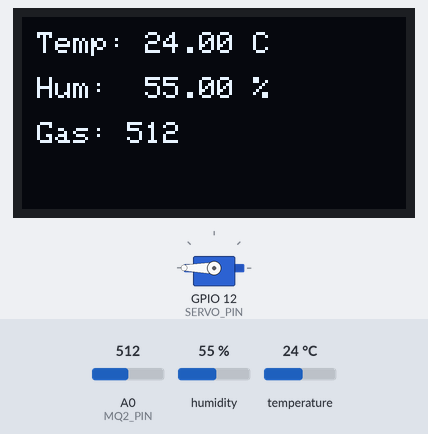
Bench run of a sketch on a simulated ESP8266 (NodeMCU). On the bench: servo, 128×64 one-colour display. Inputs (shaded band) come from the test bench; at power-on: humidity 55 %, A0 (MQ2_PIN) = 512, temperature 24 °C. WiFi joins after 1.5 s; servers stay silent unless stated; no MQTT or app messages arrive unless stated; what the sketch prints to the serial monitor is not drawn.

Above: at 5.6 s.
5.7 s: humidity set to 22 %
At 10.5 s:
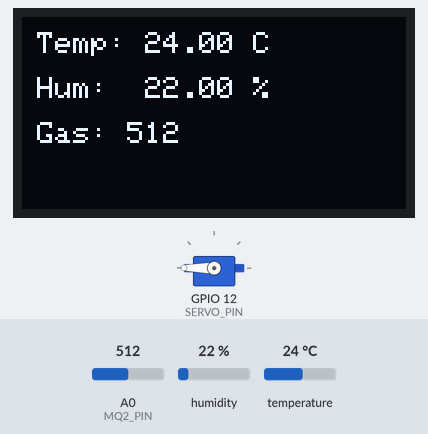
11.5 s: A0 (MQ2_PIN) set to 12
At 15.5 s:
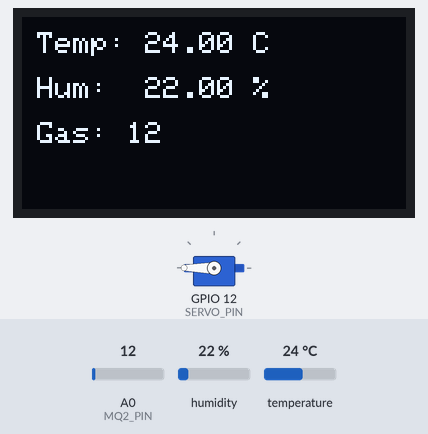
16.5 s: A0 (MQ2_PIN) set to 9
At 20.6 s:
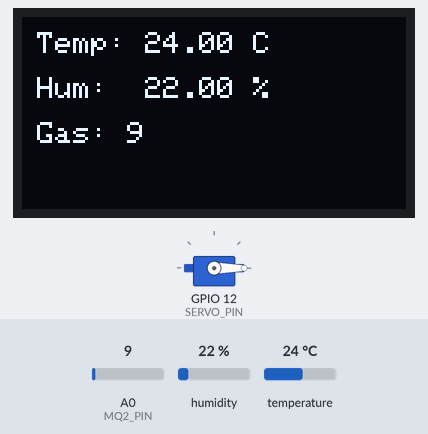
21.5 s: temperature set to 12 °C
At 25.6 s:
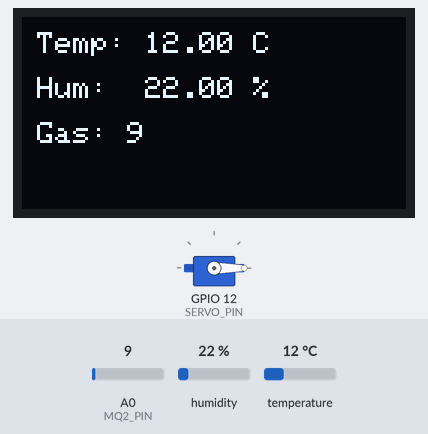
28.0 s: humidity set to 40 %
At 30.7 s:
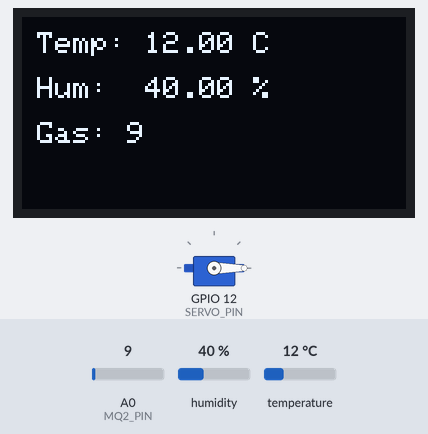
Timing chart, 0 to 32.2 s (numbered marks = the images above; inputs shaded):
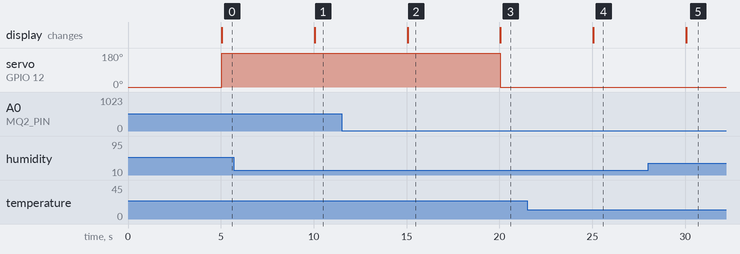

Measured:
- the behaviour switches between 11 and 10 on A0 (MQ2_PIN) (found by bisection; images 2 and 3)
- after the input at 5.7 s, the display: changes after 4.4 s (image 1)
- after the input at 11.5 s, the display: changes after 3.6 s (image 2)
- after the input at 16.5 s, servo on GPIO 12 (SERVO_PIN): 180° → 0° after 3.6 s; the display: changes after 3.6 s (image 3)
- after the input at 21.5 s, the display: changes after 3.6 s (image 4)
- after the input at 28.0 s, the display: changes after 2.1 s (image 5)

The sketch:

arduino_code.ino
```cpp
#include <Wire.h>            // I2C communication
#include <Adafruit_GFX.h>    // OLED graphics library
#include <Adafruit_SSD1306.h> // OLED driver
#include <DHT.h>             // DHT sensor library
#include <Servo.h>           // Servo motor library
#include <ESP8266WiFi.h>     // WiFi library
#include <WiFiClientSecure.h>
#include <PubSubClient.h>
#include <ArduinoJson.h>

// OLED display settings
#define SCREEN_WIDTH 128
#define SCREEN_HEIGHT 64
#define OLED_RESET    -1
#define SCREEN_ADDRESS 0x3C
Adafruit_SSD1306 display(SCREEN_WIDTH, SCREEN_HEIGHT, &Wire, OLED_RESET);

// DHT Sensor settings
#define DHTPIN 2              // GPIO2 (D4 on NodeMCU)
#define DHTTYPE DHT11         // Change to DHT22 if needed
DHT dht(DHTPIN, DHTTYPE);

// MQ2 Gas Sensor settings
#define MQ2_PIN A0            // Analog pin A0

// Servo Motor settings
#define SERVO_PIN 12          // GPIO12 (D6)
Servo myServo;               // Create Servo object

// WiFi credentials
const char WIFI_SSID[] = "Wan";
const char WIFI_PASSWORD[] = "kannan03";

// AWS IoT Core credentials
const char THINGNAME[] = "ESP32_DHT11";
const char MQTT_HOST[] = "a27wav9oqf0gk0-ats.iot.us-east-2.amazonaws.com";

// MQTT topics
const char AWS_IOT_PUBLISH_TOPIC[] = "esp32/pub";
const char AWS_IOT_SUBSCRIBE_TOPIC[] = "esp32/sub";

// AWS IoT Certificates (Replace with your own)
const char AWS_CERT_CA[] PROGMEM = R"EOF(
-----BEGIN CERTIFICATE-----
MIIDQTCCAimgAwIBAgITBmyfz5m/jAo54vB4ikPmljZbyjANBgkqhkiG9w0BAQsF
ADA5MQswCQYDVQQGEwJVUzEPMA0GA1UEChMGQW1hem9uMRkwFwYDVQQDExBBbWF6
b24gUm9vdCBDQSAxMB4XDTE1MDUyNjAwMDAwMFoXDTM4MDExNzAwMDAwMFowOTEL
MAkGA1UEBhMCVVMxDzANBgNVBAoTBkFtYXpvbjEZMBcGA1UEAxMQQW1hem9uIFJv
b3QgQ0EgMTCCASIwDQYJKoZIhvcNAQEBBQADggEPADCCAQoCggEBALJ4gHHKeNXj
ca9HgFB0fW7Y14h29Jlo91ghYPl0hAEvrAIthtOgQ3pOsqTQNroBvo3bSMgHFzZM
9O6II8c+6zf1tRn4SWiw3te5djgdYZ6k/oI2peVKVuRF4fn9tBb6dNqcmzU5L/qw
IFAGbHrQgLKm+a/sRxmPUDgH3KKHOVj4utWp+UhnMJbulHheb4mjUcAwhmahRWa6
VOujw5H5SNz/0egwLX0tdHA114gk957EWW67c4cX8jJGKLhD+rcdqsq08p8kDi1L
93FcXmn/6pUCyziKrlA4b9v7LWIbxcceVOF34GfID5yHI9Y/QCB/IIDEgEw+OyQm
jgSubJrIqg0CAwEAAaNCMEAwDwYDVR0TAQH/BAUwAwEB/zAOBgNVHQ8BAf8EBAMC
AYYwHQYDVR0OBBYEFIQYzIU07LwMlJQuCFmcx7IQTgoIMA0GCSqGSIb3DQEBCwUA
A4IBAQCY8jdaQZChGsV2USggNiMOruYou6r4lK5IpDB/G/wkjUu0yKGX9rbxenDI
U5PMCCjjmCXPI6T53iHTfIUJrU6adTrCC2qJeHZERxhlbI1Bjjt/msv0tadQ1wUs
N+gDS63pYaACbvXy8MWy7Vu33PqUXHeeE6V/Uq2V8viTO96LXFvKWlJbYK8U90vv
o/ufQJVtMVT8QtPHRh8jrdkPSHCa2XV4cdFyQzR1bldZwgJcJmApzyMZFo6IQ6XU
5MsI+yMRQ+hDKXJioaldXgjUkK642M4UwtBV8ob2xJNDd2ZhwLnoQdeXeGADbkpy
rqXRfboQnoZsG4q5WTP468SQvvG5
-----END CERTIFICATE-----
)EOF";

const char AWS_CERT_CRT[] PROGMEM = R"EOF(
-----BEGIN CERTIFICATE-----
MIIDWjCCAkKgAwIBAgIVAJ+pGD4B5k02LRAxc5fm0AJxiLb8MA0GCSqGSIb3DQEB
CwUAME0xSzBJBgNVBAsMQkFtYXpvbiBXZWIgU2VydmljZXMgTz1BbWF6b24uY29t
IEluYy4gTD1TZWF0dGxlIFNUPVdhc2hpbmd0b24gQz1VUzAeFw0yNTAzMjAwNTA2
MDZaFw00OTEyMzEyMzU5NTlaMB4xHDAaBgNVBAMME0FXUyBJb1QgQ2VydGlmaWNh
dGUwggEiMA0GCSqGSIb3DQEBAQUAA4IBDwAwggEKAoIBAQDJHwI0I57DN009Xu61
oAhfdc4TLuOnjt7Q7rCLSj0QUSScQqAAhO1p3DqKBt5ZFgjJzTtwDT+4YVVO6+0i
nlX/79mrg7uUUfmai47VkHGavvYiqBWZc1YUuzpcD/QXtehDGlPpO+eQx+/2tOSf
Po9RxvzztQNzymsxJAcrJ27hHpuATDX9nRPXfBVB5YRjLwMlP6clhTXwYTWstPtw
XhX8qkBR55pAGsuvk12WHkZNydEKYqVpK3Xv15djeKK45rXCgDvUXsObO+kKNek/
vsTsRwDrFvSx0vYvH+/5VmX/uy45RyR1u+JsNS184h0eMv8ANgcgVit4bQM2vwIh
zihpAgMBAAGjYDBeMB8GA1UdIwQYMBaAFB5OdfEv8bfnAbtWIsot7VCusNVwMB0G
A1UdDgQWBBTTFX/91M6INSMM+gSK2SRth+QoWzAMBgNVHRMBAf8EAjAAMA4GA1Ud
DwEB/wQEAwIHgDANBgkqhkiG9w0BAQsFAAOCAQEAL1Bc+oCaSEcn17PH+yv5p8Yi
Ig2K+lKYSQa6JaSoJjttxnRc0crbN6tvJhA2srDvUu5/dXr2Hiv+uk5xCeKm9Yl/
cJBgzO2qzJlOIXMgjuamllwaFvRPrXC41BPwejBo1m8B93EEbwE6tAW0kmSPSbFV
ak9u0yFYVgz7VMXaGH/ORhFSDpzcHYyxFpzyZVXvQtt4VdbWzMxc1YB3RGBUjNeJ
5ERoClv7GbWu17BE7xUDKvAnMgXL7uxO5dSAX0if8udUykkZ0s7tybMDSlr5pF/n
Le9U+KRHooscsuZrW2fv6RfumnyguMJ4/KVWDsDKpqy9ILCXRsirr4xG2hjfJQ==
-----END CERTIFICATE-----
)EOF";

const char AWS_CERT_PRIVATE[] PROGMEM = R"EOF(
-----BEGIN RSA PRIVATE KEY-----
MIIEowIBAAKCAQEAyR8CNCOewzdNPV7utaAIX3XOEy7jp47e0O6wi0o9EFEknEKg
AITtadw6igbeWRYIyc07cA0/uGFVTuvtIp5V/+/Zq4O7lFH5mouO1ZBxmr72IqgV
mXNWFLs6XA/0F7XoQxpT6TvnkMfv9rTknz6PUcb887UDc8prMSQHKydu4R6bgEw1
/Z0T13wVQeWEYy8DJT+nJYU18GE1rLT7cF4V/KpAUeeaQBrLr5Ndlh5GTcnRCmKl
aSt179eXY3iiuOa1woA71F7DmzvpCjXpP77E7EcA6xb0sdL2Lx/v+VZl/7suOUck
dbvibDUtfOIdHjL/ADYHIFYreG0DNr8CIc4oaQIDAQABAoIBADgk3uGdO/m1G2vR
b4PmS9ASO9fhFA43dP4QU9pefBNtA3JXqwDaGsidgP39Et79prBnCXurRyl6im0A
sW8jklBjLXmSya+K/snkwZfevcf8HQvprjXrG5Gn/o+qqHJiBpeM5vXKEke5eMR/
FP9bYHjsurpxwqf1Tt0l+JZUaMCQ4xPZiYGQzbTxBpyIBs/4YXH92cO5T5d4fn/x
iegsLxpMX9e2KzpQRkUzTjfUKY7ROPE/FoXY1O5Ha1RVOBsouaKTG51aXZL64hkY
0Ur/+GnvwgixscE+piKlIwqIKFd1yZrb4Sjw8S1THg7HIM7Z9rHAAGG0HnNwtYXz
eH8/540CgYEA523RcYRrxyqLHDO+OonyCEidQY8iReSZ3aJWZh8kq9SCu2qGT5Yi
MSalCQYr6+dlhqq7nB94pw3v7t57txVDav3oCV3OvGsYsqwZZ56sphJcDHbudpyN
VdHUYbhgZ+u2sC+8f1HwbGr+o4jYQcr//+PG/zpyTLjQehxtklMMH7cCgYEA3nlu
QLqXTcxt1nUBnWLenro4wP63aIq4lPIJCGYdSPyoZEkCIHf3rAT0uB6u0Wjp3rvW
VeLKLeuuWU8mTihrNh/NxfSuS7TW+l3Kayi+AOE4PPHRc081/bT4hrdaHQkr1uWo
MqNzVQF5i6Xbi8on7zuvIWWuIp7ElW9v3XIluN8CgYEAz1XJoGO8k1CAFKIeuR9A
4T788/EiCXAGkVORCCi6l97pyLJk5gRhWZt/m5gV3WEPyhhHwFVJqJCJ9n0IZTv9
jGsxaMLMJm3kUJ5ynCzCDH7CTMB4X3deABbeqTWf2TqKD0qVG5PzS46H10cQR9Fw
jHYqoBpisG2bCOtTFxaj8/0CgYBTFy1LdaUfBHQdfdPdkViuFcUup7Oekvj/gCpJ
fcIASYUm93GY6NWS5ML1pVgLlFCMxMD3kN2MKxMR/hLDbCsmqtgy0ADs+5yzI6Z/
QVc9guB7OqHMnFAA8r9DqWU5pPw/pcSdLRjdLdDUjFykKBukKTlukshn2752RYmV
PpXCJwKBgEln7r985QNKIW2+e2SX3rRsAvAMWZ7oSVjZJeVmn0Cj3nTfQbY0ZSG+
Zasgg5qnvSmTJwkeoEwlPwxRw9hR6RtCg650GKzBOAh3Y0OUR//GgHiBowZroJwk
0W6hyaaYqVXTfHvWUNbv1WBn2ZXxB8MiBZYpI7k9lm4j9ym7d6bI
-----END RSA PRIVATE KEY-----
)EOF";

// WiFiClientSecure object
WiFiClientSecure net;

// X.509 certificate for AWS IoT
BearSSL::X509List cert(AWS_CERT_CA);
BearSSL::X509List client_crt(AWS_CERT_CRT);
BearSSL::PrivateKey key(AWS_CERT_PRIVATE);

// MQTT client
PubSubClient client(net);

// Publishing interval
const long interval = 5000;
unsigned long lastMillis = 0;

// Function to connect to AWS IoT Core
void connectAWS() {
    Serial.println("Connecting to WiFi...");
    WiFi.mode(WIFI_STA);
    WiFi.begin(WIFI_SSID, WIFI_PASSWORD);

    while (WiFi.status() != WL_CONNECTED) {
        Serial.print(".");
        delay(1000);
    }
    Serial.println("\nWiFi connected!");

    // Set AWS IoT Core certificates
    net.setTrustAnchors(&cert);
    net.setClientRSACert(&client_crt, &key);

    // Connect to AWS IoT Core MQTT broker
    client.setServer(MQTT_HOST, 8883);
    client.setCallback(messageReceived);

    Serial.println("Connecting to AWS IoT...");
    while (!client.connect(THINGNAME)) {
        Serial.print(".");
        delay(1000);
    }

    if (!client.connected()) {
        Serial.println("AWS IoT Timeout!");
        return;
    }

    client.subscribe(AWS_IOT_SUBSCRIBE_TOPIC);
    Serial.println("\nAWS IoT Connected!");
}

// Callback function for MQTT messages
void messageReceived(char *topic, byte *payload, unsigned int length) {
    Serial.print("Received [");
    Serial.print(topic);
    Serial.print("]: ");
    for (int i = 0; i < length; i++) {
        Serial.print((char)payload[i]);
    }
    Serial.println();
}

// Function to publish sensor data to AWS IoT
void publishMessage() {
    // Read sensor values
    float humidity = dht.readHumidity();
    float temperature = dht.readTemperature();
    int gasValue = analogRead(MQ2_PIN);

    // Display values on OLED
    display.clearDisplay();
    display.setTextSize(1);
    display.setCursor(5, 5);
    display.print("Temp: ");
    display.print(temperature);
    display.println(" C");

    display.setCursor(5, 20);
    display.print("Hum:  ");
    display.print(humidity);
    display.println(" %");

    display.setCursor(5, 35);
    display.print("Gas: ");
    display.print(gasValue);
    display.display();

    // Print values to Serial Monitor
    Serial.print("Humidity: ");
    Serial.print(humidity);
    Serial.print("%  Temperature: ");
    Serial.print(temperature);
    Serial.print("°C  Gas Level: ");
    Serial.println(gasValue);

    // Control Servo Motor based on Gas Level
    if (gasValue > 10) {
        Serial.println("Gas Detected! Moving Servo...");
        myServo.write(180);
    } else {
        myServo.write(0);
    }

    // Create JSON document for AWS IoT
    StaticJsonDocument<200> doc;
    doc["humidity"] = humidity;
    doc["temperature"] = temperature;
    doc["gas_concentration"] = gasValue;

    // Serialize JSON to a buffer
    char jsonBuffer[200];
    serializeJson(doc, jsonBuffer);

    // Publish message to AWS IoT
    client.publish(AWS_IOT_PUBLISH_TOPIC, jsonBuffer);
}

void setup() {
    Serial.begin(115200);
    Serial.println("Initializing Sensors, Servo & AWS IoT...");

    // Initialize DHT sensor
    dht.begin();

    // Initialize Servo
    myServo.attach(SERVO_PIN);
    myServo.write(0);

    // Initialize OLED display
    if (!display.begin(SSD1306_SWITCHCAPVCC, SCREEN_ADDRESS)) {
        Serial.println("SSD1306 allocation failed!");
        for (;;);
    }

    display.clearDisplay();
    display.setTextSize(1);
    display.setTextColor(WHITE);
    display.setCursor(10, 10);
    display.println("DHT & MQ2 Ready!");
    display.display();
    delay(2000);

    // Connect to AWS IoT
    connectAWS();
}

void loop() {
    if (millis() - lastMillis > interval) {
        lastMillis = millis();
        if (client.connected()) {
            publishMessage();
        }
    }
    client.loop();
}
```
